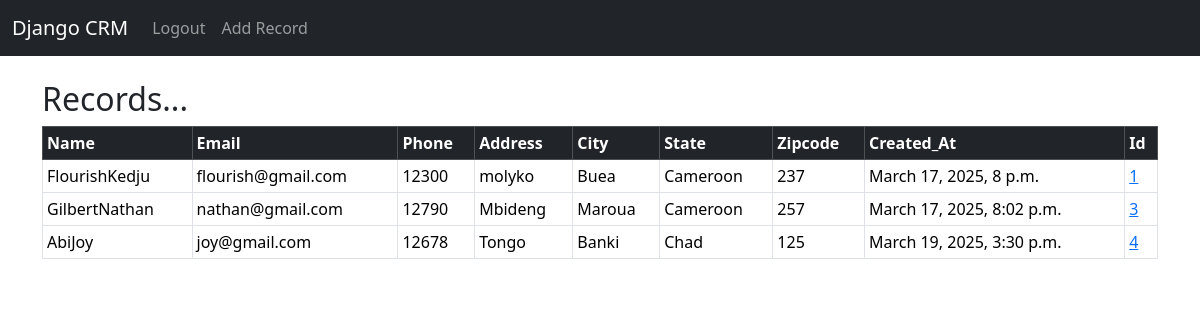
The app's page / (signed in) with its own data.
### website/models.py (models this page shows, shortened)
class Records(models.Model):
	created_at = models.DateTimeField(auto_now_add=True)
	first_name= models.CharField(max_length=50)
	last_name= models.CharField(max_length=50)
	email= models.CharField(max_length=100)
	phone= models.CharField(max_length=15)
	address= models.CharField(max_length=100)
	city= models.CharField(max_length=50)
	state= models.CharField(max_length=50)
	zipcode= models.CharField(max_length=50)

### website/views.py (the view, shortened to what this page needs)
# urls.py: 2. Add a URL to urlpatterns:  path('', views.home, name='home')
def home(request):
	records = Records.objects.all()
	return render(request,'home.html',{'records': records})

### website/templates/home.html (shortened to what this page needs)
{% extends 'base.html'%}
{% block content %}
	{% if user.is_authenticated %}
	<h2>Records...</h2>
  <table class="table table-hover table-bordered table-sm">
    <thead class="table-dark">
      <tr>
        <th scope="col">Name</th>
        <th scope="col">Email</th>
        <th scope="col">Phone</th>
        <th scope="col">Address</th>
        <th scope="col">City</th>
        <th scope="col">State</th>
        <th scope="col">Zipcode</th>
        <th scope="col">Created_At</th>
        <th scope="col">Id</th>
      </tr>
    <thead>
    <tbody>
         {% if records %}
            {% for record in records%}
               <tr>
                <td>{{record.first_name}}{{record.last_name}}</td>
                <td>{{record.email}} </td>
                <td>{{record.phone}} </td>
                <td>{{record.address}} </td>
                <td>{{record.city}} </td>
                <td>{{record.state}} </td>
                <td>{{record.zipcode}} </td>
                <td>{{record.created_at}} </td>
                <td><a href="{% url 'record' record.id %}">{{record.id}}</a> </td>
               </tr>
            {% endfor %}
         {% endif %}
    </tbody>
  </table>
{% endif %}
{% endblock %}

### website/templates/base.html (shortened to what this page needs)
<!doctype html>
<html lang="en">
  <head>
    <link href="https://cdn.jsdelivr.net/npm/bootstrap@5.3.3/dist/css/bootstrap.min.css" rel="stylesheet">
  </head>
  <body>
    {% include 'navbar.html' %}
    <div class="container">
      <br>
      {% block content %}
      {% endblock %}
    </div>
  </body>
</html>

### website/templates/navbar.html (shortened to what this page needs)
<nav class="navbar navbar-expand-lg navbar-dark bg-dark">
  <div class="container-fluid">
    <a class="navbar-brand" href="#">Django CRM</a>
    <div class="collapse navbar-collapse" id="navbarSupportedContent">
      <ul class="navbar-nav me-auto mb-2 mb-lg-0">
        {% if user.is_authenticated %}
        <li class="nav-item">
          <a class="nav-link" href="{%url 'logout' %}">Logout</a>
        </li>
        <li class="nav-item">
          <a class="nav-link" href="{%url 'add_record' %}">Add Record </a>
        </li>
        {% endif %}
      </ul>
    </div>
  </div>
</nav>

### records on screen
Records: first_name "Flourish", last_name "Kedju", email "flourish@gmail.com", phone "12300", address "molyko", city "Buea", state "Cameroon", zipcode "237", created_at "March 17, 2025, 8 p.m.", id "1"
Records: first_name "Gilbert", last_name "Nathan", email "nathan@gmail.com", phone "12790", address "Mbideng", city "Maroua", state "Cameroon", zipcode "257", created_at "March 17, 2025, 8:02 p.m.", id "3"
Records: first_name "Abi", last_name "Joy", email "joy@gmail.com", phone "12678", address "Tongo", city "Banki", state "Chad", zipcode "125", created_at "March 19, 2025, 3:30 p.m.", id "4"
